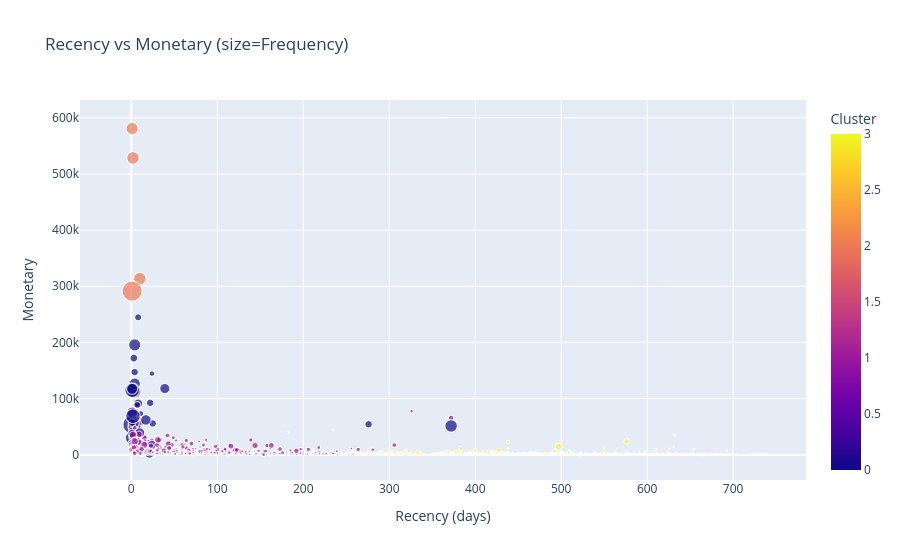

Notebook code for this chart:
### Code cell
def plot_recency_monetary(rfm_cluster):
    fig = px.scatter(
        rfm_cluster,
        x="Recency",
        y="Monetary",
        color="Cluster",
        size="Frequency",
        hover_data=["Customer ID", "Frequency", "RFM_Score"],
        title="Recency vs Monetary (size=Frequency)",
        labels={"Recency": "Recency (days)", "Monetary": "Monetary"}
    )
    return fig

plot_recency_monetary(rfm_cluster).show()

### Figure 1 — Plotly figure (JSON) as saved in the notebook; plotly's stock layout.template omitted (floating-point values rounded to 4 significant figures; data arrays with more than 128 entries replaced by an {"elided": "..."} marker saying what was removed)
{"data": [{"customdata": {"elided": "5881x3 mixed values"}, "hovertemplate": "Recency (days)=%{x}<br>Monetary=%{y}<br>Frequency=%{customdata[1]}<br>Customer ID=%{customdata[0]}<br>RFM_Score=%{customdata[2]}<br>Cluster=%{marker.color}<extra></extra>", "legendgroup": "", "marker": {"color": {"elided": "5881 int values"}, "coloraxis": "coloraxis", "size": {"elided": "5881 int values"}, "sizemode": "area", "sizeref": 0.995, "symbol": "circle"}, "mode": "markers", "name": "", "showlegend": false, "type": "scattergl", "x": {"elided": "5881 int values"}, "xaxis": "x", "y": {"elided": "5881 float values"}, "yaxis": "y"}], "layout": {"coloraxis": {"colorbar": {"title": {"text": "Cluster"}}, "colorscale": [[0, "#0d0887"], [0.1111, "#46039f"], [0.2222, "#7201a8"], [0.3333, "#9c179e"], [0.4444, "#bd3786"], [0.5556, "#d8576b"], [0.6667, "#ed7953"], [0.7778, "#fb9f3a"], [0.8889, "#fdca26"], [1, "#f0f921"]]}, "legend": {"itemsizing": "constant", "tracegroupgap": 0}, "title": {"text": "Recency vs Monetary (size=Frequency)"}, "xaxis": {"anchor": "y", "domain": [0, 1], "title": {"text": "Recency (days)"}}, "yaxis": {"anchor": "x", "domain": [0, 1], "title": {"text": "Monetary"}}}}
